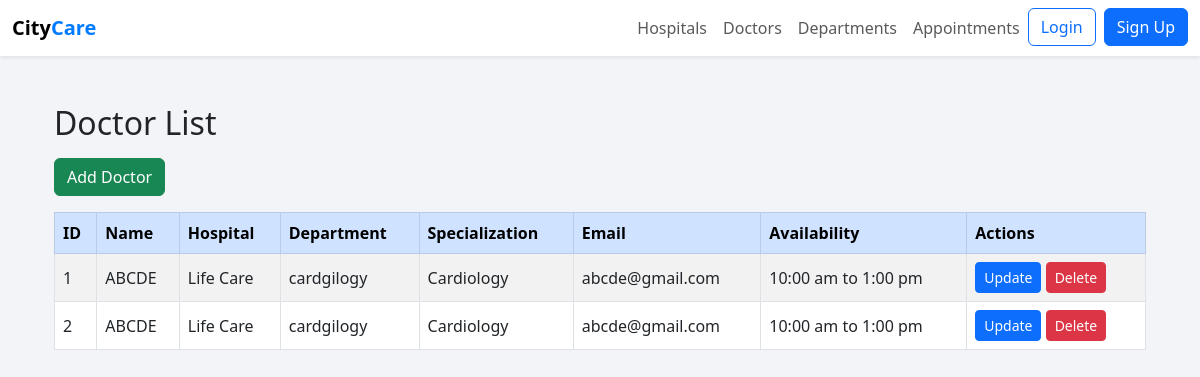
Page /hospitalinfo/doctor_list/ on the earlier database version.
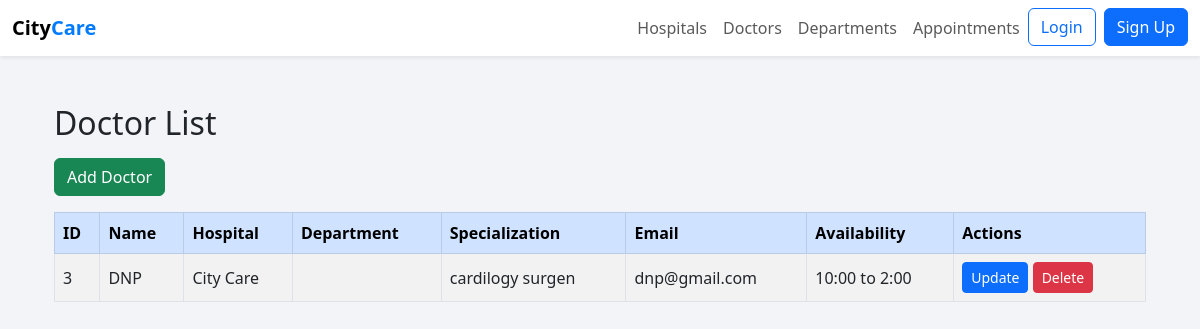
Same page on the later database version.
### hospitalinfo/models.py (models this page shows, shortened)
class Doctor(models.Model):
    doctorid = models.AutoField(primary_key=True)
    hospital = models.ForeignKey(Hospital, on_delete=models.CASCADE, related_name="doctors")
    dept = models.ForeignKey(Department, on_delete=models.SET_NULL, null=True, related_name="doctors")
    name = models.CharField(max_length=100)
    qualification = models.CharField(max_length=100)
    specialization = models.CharField(max_length=100)
    email = models.EmailField()
    availability = models.CharField(max_length=100)
    rating = models.DecimalField(max_digits=2, decimal_places=1, null=True, blank=True)

class Hospital(models.Model):
    hospitalid = models.AutoField(primary_key=True)
    name = models.CharField(max_length=255)
    address = models.TextField()
    city = models.CharField(max_length=100)
    state = models.CharField(max_length=100)
    contactnumber = models.CharField(max_length=20)
    email = models.EmailField()
    website = models.URLField(blank=True, null=True)
    rating = models.DecimalField(max_digits=2, decimal_places=1, null=True, blank=True)
    createdat = models.DateTimeField(auto_now_add=True)

class Department(models.Model):
    deptid = models.AutoField(primary_key=True)
    hospital = models.ForeignKey(Hospital, on_delete=models.CASCADE, related_name="departments")
    name = models.CharField(max_length=100)
    description = models.TextField()

### hospitalinfo/views.py (the view)
# urls.py: path('doctor_list/', doctor_list, name='doctor_list'),
def doctor_list(request):
    doctors = Doctor.objects.all()
    return render(request, 'doctor_list.html', {'doctors': doctors})

### templates/doctor_list.html (shortened to what this page needs)
{% extends "base.html" %}
{% block content %}
<div class="container py-4">
    <h2 class="mb-3">Doctor List</h2>
    <a href="{% url 'hospitalinfo:add_doctor' %}" class="btn btn-success mb-3">
        Add Doctor
    </a>
    <div class="table-responsive">
        <table class="table table-striped table-bordered align-middle">
            <thead class="table-primary">
            <tr>
                <th>ID</th>
                <th>Name</th>
                <th>Hospital</th>
                <th>Department</th>
                <th>Specialization</th>
                <th>Email</th>
                <th>Availability</th>
                <th>Actions</th>
            </tr>
            </thead>
            <tbody>
            {% for doctor in doctors %}
                <tr>
                    <td>{{ doctor.pk }}</td>
                    <td>{{ doctor.name }}</td>
                    <td>{{ doctor.hospital.name }}</td>
                    <td>{{ doctor.dept.name }}</td>
                    <td>{{ doctor.specialization }}</td>
                    <td>{{ doctor.email }}</td>
                    <td>{{ doctor.availability }}</td>
                    <td>
                        <a href="{% url 'hospitalinfo:update_doctor' doctor_id=doctor.pk %}"
                           class="btn btn-sm btn-primary">
                            Update
                        </a>
                        <a href="{% url 'hospitalinfo:delete_doctor' doctor_id=doctor.pk %}"
                           class="btn btn-sm btn-danger"
                           onclick="return confirm('Delete this doctor?');">
                            Delete
                        </a>
                    </td>
                </tr>
            {% empty %}
                <tr>
                    <td colspan="8" class="text-center text-muted">
                        No doctors found.
                    </td>
                </tr>
            {% endfor %}
            </tbody>
        </table>
    </div>
</div>
{% endblock %}

### templates/base.html (shortened to what this page needs)
<!DOCTYPE html>
<html lang="en">
<head>
    <link href="https://cdn.jsdelivr.net/npm/bootstrap@5.3.0/dist/css/bootstrap.min.css" rel="stylesheet">
</head>
<body style="background-color: #f2f4f8;">
    <nav class="navbar navbar-expand-lg navbar-light bg-white shadow-sm">
        <div class="container-fluid">
            <a class="navbar-brand fw-bold" href="/">
                City<span style="color:#007bff;">Care</span>
            </a>
            <div class="collapse navbar-collapse" id="navbarNav">
                <ul class="navbar-nav ms-auto">
                    <li class="nav-item">
                        <a class="nav-link" href="{% url 'hospitalinfo:hospital_list' %}">Hospitals</a>
                    </li>
                    <li class="nav-item">
                        <a class="nav-link" href="{% url 'hospitalinfo:doctor_list' %}">Doctors</a>
                    </li>
                    <li class="nav-item">
                        <a class="nav-link" href="{% url 'hospitalinfo:depart_list' %}">Departments</a>
                    </li>
                    <li class="nav-item">
                        <a class="nav-link" href="{% url 'hospitalinfo:appointment_list' %}">Appointments</a>
                    </li>
                    <li class="nav-item">
                        <a href="#" class="btn btn-outline-primary me-2">Login</a>
                    </li>
                    <li class="nav-item">
                        <a href="#" class="btn btn-primary">Sign Up</a>
                    </li>
                </ul>
            </div>
        </div>
    </nav>
    <div class="container mt-4">
        {% block content %}
        {% endblock %}
    </div>
</body>
</html>

Differences in the rows shown:
removed Doctor: pk "1", name "ABCDE", hospital.name "Life Care", dept.name "cardgilogy", specialization "Cardiology", email "abcde@gmail.com", availability "10:00 am to 1:00 pm"
removed Doctor: pk "2", name "ABCDE", hospital.name "Life Care", dept.name "cardgilogy", specialization "Cardiology", email "abcde@gmail.com", availability "10:00 am to 1:00 pm"
added Doctor: pk "3", name "DNP", hospital.name "City Care", specialization "cardilogy surgen", email "dnp@gmail.com", availability "10:00 to 2:00"
